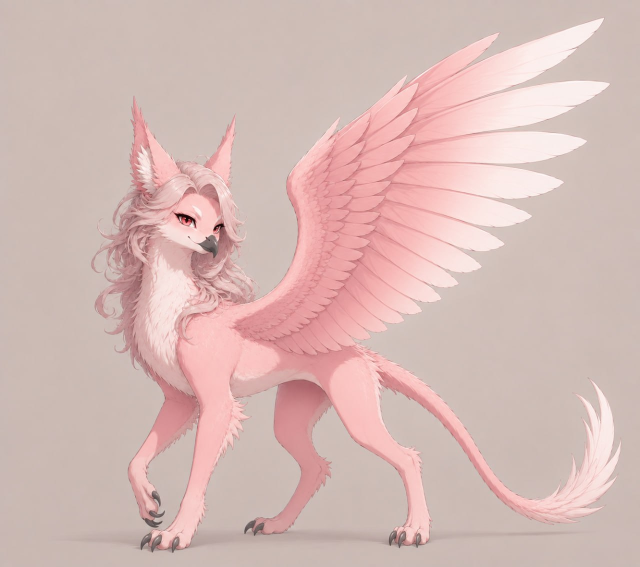
#> input picture ref_akssai_ears.jpg, 1280 x 1134 px (shown at 1/2 size)
$ python add_outline.py ref_akssai_ears.jpg
#> lines starting #> are read from the running program, lines starting #| are printed output that depends on the picture
"""Тёмная кайма для текстур RimWorld (кристаллы, артефакты, предметы).

Использование:
    python add_outline.py файл.png [файл2.png ...]
    python add_outline.py папка/          (все .png в папке, без _m масок)
Ключи:
    --width N    толщина каймы в пикселях на 512 px картинки (по умолчанию 6)
    --color R,G,B   цвет каймы (по умолчанию 18,14,22)
    --suffix S   сохранить рядом с суффиксом вместо перезаписи

Что делает: огрубляет край альфы (полупрозрачная бахрома становится чёткой),
расширяет силуэт на N пикселей и кладёт под предмет тёмную кайму с мягким
внешним краем в 1 px. Нужен Pillow (pip install pillow).
"""
import sys, os
from PIL import Image, ImageFilter, ImageChops

def outline(path, width=6, color=(18, 14, 22), suffix=None):
#> called with path = 'ref_akssai_ears.jpg', width = 6, color = (18, 14, 22)
    img = Image.open(path).convert("RGBA")
    w, h = img.size
#> w = 1280; h = 1134
    px = max(2, round(width * max(w, h) / 512))
#> px = 15
    a = img.getchannel("A")
#> a: PIL image 1280x1134 L; every value is 255
    # 1) harden the fringe: alpha above ~35% becomes solid, below it fades out
    hard = a.point(lambda v: 255 if v > 90 else int(v * 255 / 90 * 0.5))
    body = img.copy(); body.putalpha(hard)
    # 2) grow the silhouette for the rim
    mask = hard.point(lambda v: 255 if v > 40 else 0)
    grown = mask.filter(ImageFilter.MaxFilter(px * 2 + 1))
    grown = grown.filter(ImageFilter.GaussianBlur(0.8)).point(lambda v: 255 if v > 200 else int(v * 1.2))
    rim = Image.new("RGBA", (w, h), color + (0,)); rim.putalpha(grown)
#> after `rim.putalpha(grown)`:
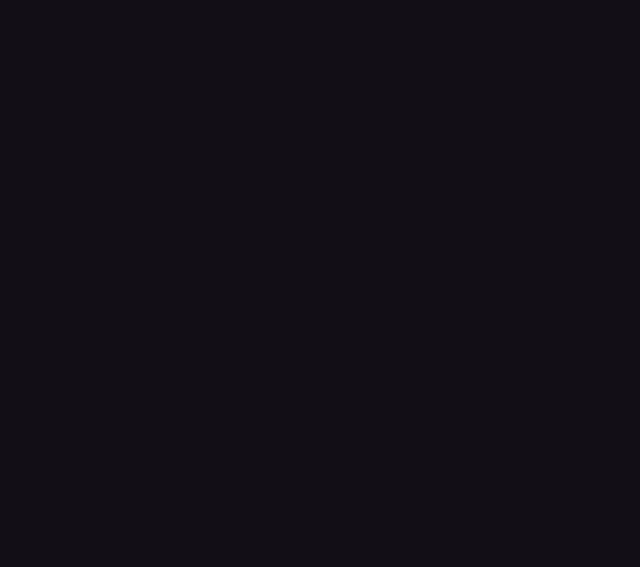
#> rim: PIL image 1280x1134 RGBA (shown at 1/2 size); mean R, G, B, A 18, 14, 22, 255
    out = Image.alpha_composite(rim, body)
    dst = path if not suffix else os.path.splitext(path)[0] + suffix + ".png"
    out.save(dst)
    print("outlined", dst, f"({px}px)")
#| outlined ref_akssai_ears.jpg (15px)

def main(argv):
    width, color, suffix, files = 6, (18, 14, 22), None, []
    i = 0
    while i < len(argv):
        a = argv[i]
        if a == "--width": width = float(argv[i + 1]); i += 2; continue
        if a == "--color": color = tuple(int(x) for x in argv[i + 1].split(",")); i += 2; continue
        if a == "--suffix": suffix = argv[i + 1]; i += 2; continue
        if os.path.isdir(a):
            files += [os.path.join(a, f) for f in sorted(os.listdir(a))
                      if f.lower().endswith(".png") and not f.lower().endswith("_m.png")]
        else: files.append(a)
        i += 1
    if not files: print(__doc__); return
    for f in files: outline(f, width, color, suffix)

if __name__ == "__main__":
    main(sys.argv[1:])
